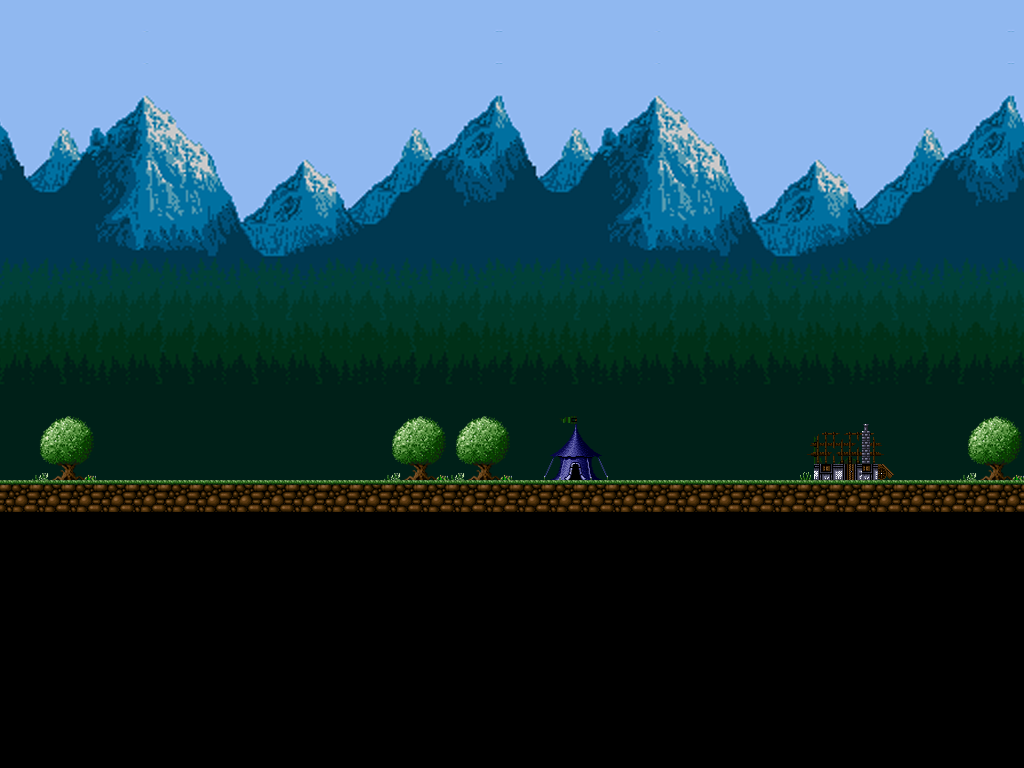

This game map was drawn from its Tiled (.tmx) file and the tilesets committed beside it. A one-line description and the trimmed map source follow:
An orthogonal 32x24 tile map with 32x32 px tiles, 2 tile layers (Sky, Background).

<map version="1.0" orientation="orthogonal" width="32" height="24" tilewidth="32" tileheight="32">
 <tileset firstgid="1" name="map_02_tiles" tilewidth="32" tileheight="32">
  <image source="map_02_tiles.png" width="1136" height="512" />
  <tile id="0">
   <properties>
    <property name="ground" value="1" />
   </properties>
  </tile>
  <tile id="35">
   <properties>
    <property name="tree" value="1" />
   </properties>
  </tile>
  <tile id="36">
   <properties>
    <property name="tree" value="1" />
   </properties>
  </tile>
  <tile id="70">
   <properties>
    <property name="tree" value="1" />
   </properties>
  </tile>
  <tile id="71">
   <properties>
    <property name="tree" value="1" />
   </properties>
  </tile>
  <tile id="105">
   <properties>
    <property name="tent" value="1" />
   </properties>
  </tile>
  <tile id="106">
   <properties>
    <property name="tent" value="1" />
   </properties>
  </tile>
  <tile id="140">
   <properties>
    <property name="tent" value="1" />
   </properties>
  </tile>
  <tile id="141">
   <properties>
    <property name="tent" value="1" />
   </properties>
  </tile>
  <tile id="175">
   <properties>
    <property name="ruins" value="1" />
   </properties>
  </tile>
  <tile id="177">
   <properties>
    <property name="ruins" value="1" />
   </properties>
  </tile>
  <tile id="210">
   <properties>
    <property name="ruins" value="1" />
   </properties>
  </tile>
  <tile id="211">
   <properties>
    <property name="ruins" value="1" />
   </properties>
  </tile>
  <tile id="212">
   <properties>
    <property name="ruins" value="1" />
   </properties>
  </tile>
 </tileset>
 <layer name="Sky" width="32" height="24">
  <data>[768 cells, 480 non-empty, 403 distinct tile ids]</data>
 </layer>
 <layer name="Background" width="32" height="24">
  <data>[768 cells, 58 non-empty, 15 distinct tile ids]</data>
 </layer>
</map>